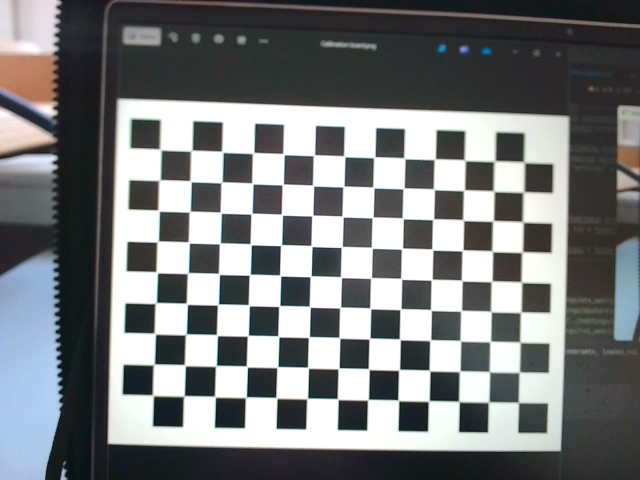
#> input picture Image preprocessing/Camera data handling/testy/System Wizyjny - blacha/frames/000000.png, 640 x 480 px
$ python -i Flood_metho.py   (imports and definitions only)
#> lines starting #> are read from the running program, lines starting #| are printed output that depends on the picture; after the words box and inside, x2 and y2 are one past the last pixel; in counts of white or black regions, pixels touching at a corner belong together
#> further down, picture is the input picture: shape (480, 640, 3); mean B, G, R 124.6, 123.5, 121
import cv2
import numpy as np
import time # Tylko do printowania co jakiś czas
import matplotlib.pyplot as plt
from matplotlib.backends.backend_pdf import PdfPages


# [59 lines left out: functions RefPoint_Detection, Calculate_angle, camera_calibration, not called in this run]


# Na podstawie problemu z odbijaniem światła,
# przedstawionego na: https://stackoverflow.com/questions/67099645/contour-detection-reduce-glare-on-image-opencv-python
# Funkcja służy do wykrycia największego elementu na obrazie.
# Warunek konieczny działania tej funkcji to jednolite tło, którego kolor nie jest podobny do koloru obiektu.
# (np. blacha na jasnoszarym stole). Z racji na statyczne położenie kamery, można dodać
def Workspace_detection(frame):
    lowerDiff = [3, 3, 3, 5]
    upperDiff = [3, 3, 3, 5]
    birdEye = np.maximum(frame, 10)
    foreground = birdEye.copy()

    height, width = frame.shape[:2]
#> height = 480; width = 640
    seeds = [(10, 10), (10, height - 10), (width - 10, 10), (width - 10, height - 10)]
    for seed in seeds:
        cv2.floodFill(foreground, None, seedPoint=seed, newVal=(0, 0, 0), loDiff=lowerDiff, upDiff=upperDiff)
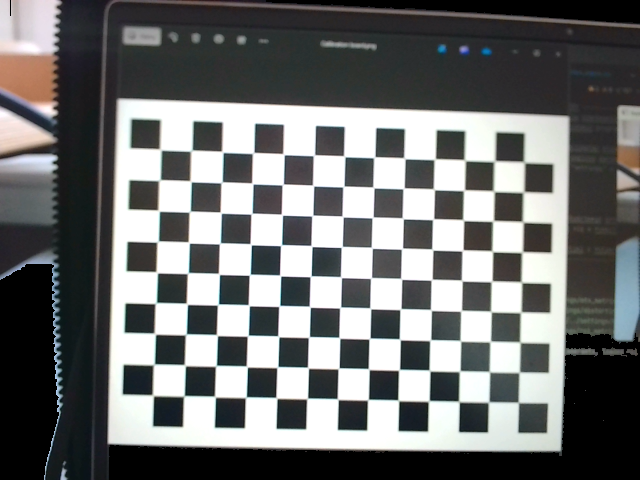
#> foreground: shape (480, 640, 3); mean B, G, R 112.3, 112.6, 111.3

    gray = cv2.cvtColor(foreground, cv2.COLOR_BGR2GRAY)
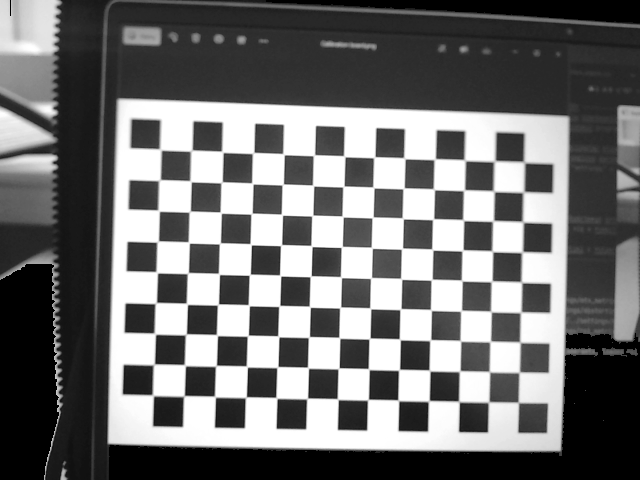
#> gray: shape (480, 640); min 0, max 255, mean 112.2
    blur = cv2.GaussianBlur(gray, (5, 5), 0)

    thresh = cv2.threshold(blur, 1, 255, cv2.THRESH_BINARY)[1]
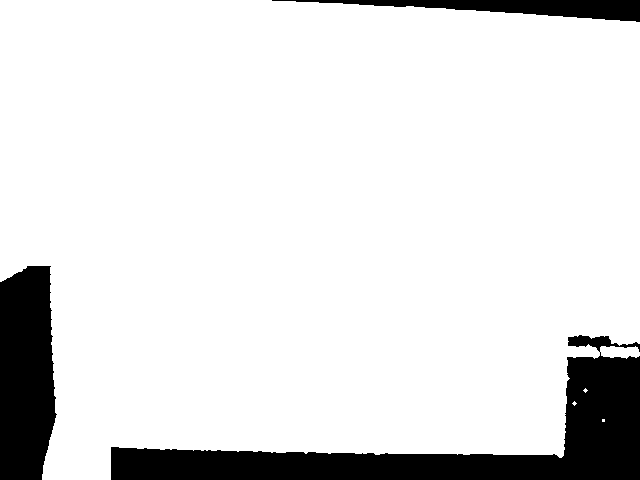
#> thresh: shape (480, 640); 88.1% white; 3 black regions, box (x1, y1, x2, y2) and area: (111, 335, 640, 480) 22066, (0, 266, 57, 480) 10650, (272, 0, 640, 22) 3718
    thresh2 = cv2.morphologyEx(thresh, cv2.MORPH_OPEN, cv2.getStructuringElement(cv2.MORPH_RECT, (7, 7)))
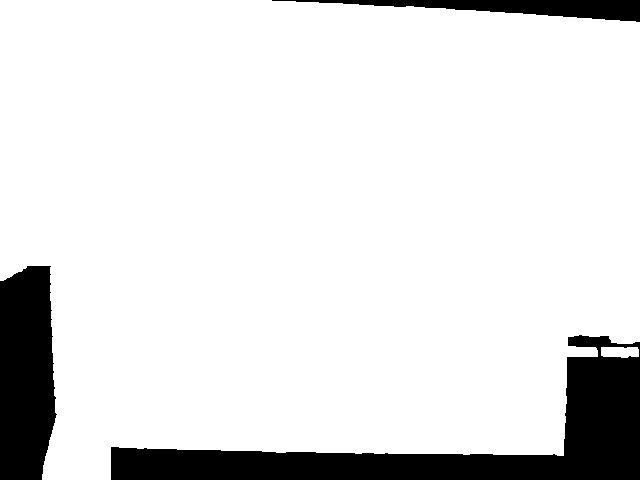
#> thresh2: shape (480, 640); 88.1% white; 3 black regions, box (x1, y1, x2, y2) and area: (111, 335, 640, 480) 22272, (0, 266, 57, 480) 10671, (272, 0, 640, 22) 3718
    thresh3 = cv2.morphologyEx(thresh2, cv2.MORPH_CLOSE, cv2.getStructuringElement(cv2.MORPH_RECT, (7, 7)))
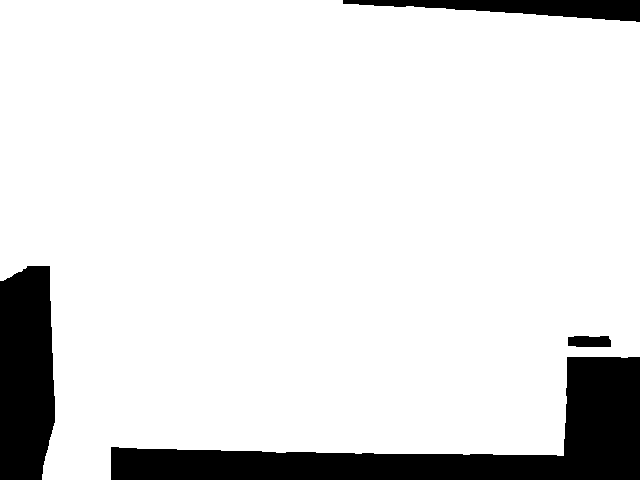
#> thresh3: shape (480, 640); 88.2% white; 4 black regions
    cntrs, _ = cv2.findContours(thresh3, cv2.RETR_EXTERNAL,cv2.CHAIN_APPROX_SIMPLE)  # Tu można zamienić na simple, jeżeli ma być wykrywany prostokątny element
#> cntrs = 1 contour; box (x1, y1, x2, y2) and area: (0, 0, 640, 480) 270192

    max_area = 0
    max_area_index = -1
    for i, cntr in enumerate(cntrs):
        area = cv2.contourArea(cntr)
        if area > max_area:
            max_area = area
            max_area_index = i
#> this loop made 1 pass
#> (area, max_area, max_area_index) on pass 1: (270191.5, 270191.5, 0)
#> after the loop, max_area = 270191.5; max_area_index = 0

    # wyznaczenie rogów prostokąta
    # https://stackoverflow.com/questions/7263621/how-to-find-corners-on-a-image-using-opencv
    arc = 0.04 * cv2.arcLength(cntrs[max_area_index], True)
#> arc = 91.08
    poly = cv2.approxPolyDP(cntrs[max_area_index], arc, True)
#> poly = [[0, 0], [42, 479], [639, 356], [639, 22]]

    if len(poly) != 4:
        return birdEye, None, thresh, blur, gray, None, None, None
    if len(poly) == 4:
        cv2.drawContours(birdEye, [poly], 0, (0), 5)
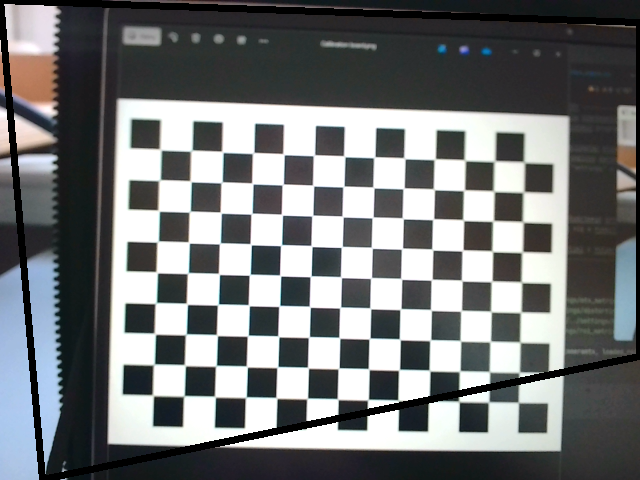
#> birdEye: shape (480, 640, 3); mean B, G, R 119.6, 118.6, 116.2
        # cv2.drawContours(birdEye, cntrs, max_area_index, (0, 255, 0), 2)
        poly = poly[np.argsort(poly[:, 0][:, 1])]
#> poly = [[0, 0], [639, 22], [639, 356], [42, 479]]
        # Rogi prostokąta
        left_upper_corner = poly[0][0]
#> left_upper_corner = [0, 0]
        left_bottom_corner = poly[1][0]
#> left_bottom_corner = [639, 22]
        right_upper_corner = poly[2][0]
#> right_upper_corner = [639, 356]
        right_bottom_corner = poly[3][0]
#> right_bottom_corner = [42, 479]
        w = int(np.sqrt(
            (right_upper_corner[0] - left_upper_corner[0]) ** 2 + (right_upper_corner[1] - left_upper_corner[1]) ** 2))
#> w = 731
        h = int(np.sqrt((right_upper_corner[0] - right_bottom_corner[0]) ** 2 + (
                    right_upper_corner[1] - right_bottom_corner[1]) ** 2))
#> h = 609
        cv2.circle(birdEye, left_bottom_corner, 5, (255, 0, 255), -1) # różowy
#> birdEye: shape (480, 640, 3); 0.01% of pixels changed, all inside (x1, y1, x2, y2) = (634, 17, 640, 28)
        cv2.circle(birdEye, right_upper_corner, 5, (0, 0, 255), -1) # czerwony
#> birdEye: shape (480, 640, 3); mean B, G, R 119.6, 118.6, 116.3
        cv2.circle(birdEye, right_bottom_corner, 5, (255, 255, 255), -1) # biały
#> birdEye: shape (480, 640, 3); mean B, G, R 119.7, 118.7, 116.3
        cv2.circle(birdEye, left_upper_corner, 5, (0, 255, 255), -1) # żółty
#> birdEye: shape (480, 640, 3); mean B, G, R 119.7, 118.7, 116.3
        pts_org = np.array([left_upper_corner, right_upper_corner, right_bottom_corner, left_bottom_corner], np.float32)
#> pts_org = [[0, 0], [639, 356], [42, 479], [639, 22]]
        pts_dst = np.array([[0, 0], [w, 0],[w, h], [0, h]], np.float32)
#> pts_dst = [[0, 0], [731, 0], [731, 609], [0, 609]]
        matrix = cv2.getPerspectiveTransform(pts_org, pts_dst)
#> matrix = [[0.0492, -1.43, 0], [0.696, -1.25, 0], [-0.000355, -0.00401, 1]]
        workplace = cv2.warpPerspective(birdEye, matrix, (w, h))
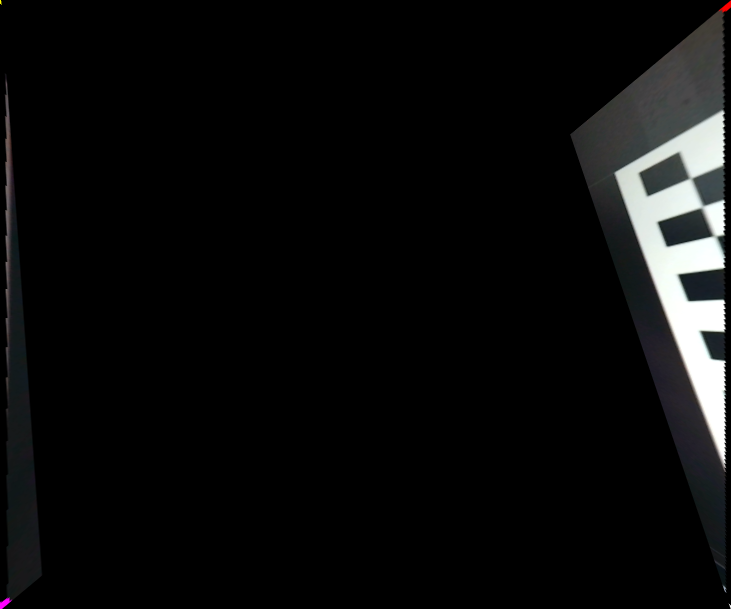
#> workplace: shape (609, 731, 3); mean B, G, R 12.1, 12, 11.7
        rect = cv2.minAreaRect(pts_org)
#> rect = ((337.1, 211.8), (634.6, 480.8), -5.01)
        angle = rect[2]
#> angle = -5.01
        if angle < -45:
            angle = -(90 + angle)
        elif angle > 45:
            angle = -(90 - angle)
        return birdEye, workplace, thresh3, blur, gray, right_bottom_corner, angle, pts_org

# [13 lines left out: function draw_line_through_points, not called in this run]

## Dolna i górna granica kolorów
# Czerwone
lower_red = np.array([167, 100, 97])
upper_red = np.array([179, 255, 255])
# Niebieskie
lower_blue = np.array([77, 127, 102])
upper_blue = np.array([111, 255, 255])
# Zielone
lower_green = np.array([34, 49, 154])
upper_green = np.array([71, 255, 255])

# [1 line not run here, left out]
last_print_time = time.time()
# [46 lines not run here, left out]
# Create a PdfPages object
pdf = PdfPages('output.pdf')

# List of images to save
# [1 line that did not run here, left out]
# [1 line that did not run here, left out]
image_names = ['thresh', 'blur', 'mask_red', 'mask_blue', 'Wykrycie zielonego', 'Kąt']

# For each image
# [30 lines not run here, left out]
# TODO - translacja powinna być podana w mm, więc trzeba przeskalować na podstawie obsługiwanej blachy, może info z CSV?

>>> import cv2
>>> picture = cv2.imread('frames/000000.png')
>>> result = Workspace_detection(picture)
#> result = 8 items

$ run again, on Image preprocessing/Camera data handling/testy/System Wizyjny - blacha/frames/000002.png
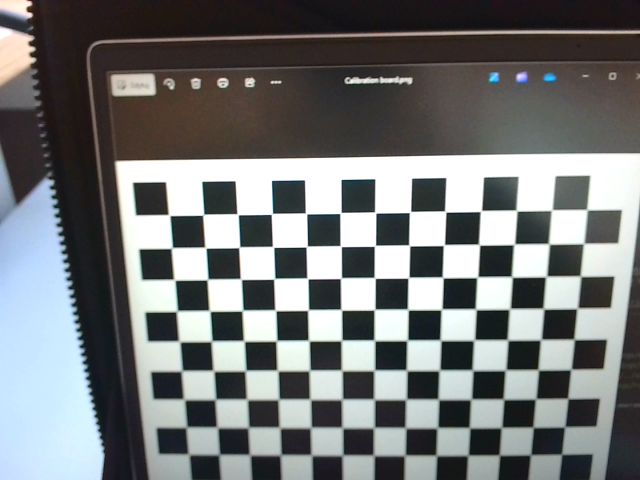
#> input picture Image preprocessing/Camera data handling/testy/System Wizyjny - blacha/frames/000002.png, 640 x 480 px
#> picture is the input picture: shape (480, 640, 3); mean B, G, R 119.7, 119.2, 116.7
#> after the loop in Workspace_detection, `for seed in seeds:`:
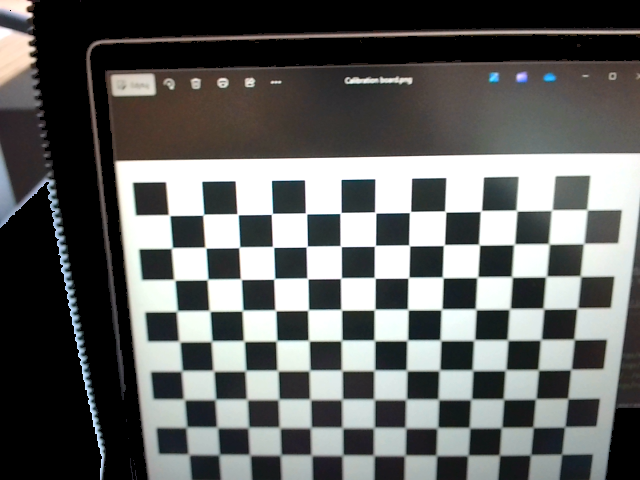
#> foreground: shape (480, 640, 3); mean B, G, R 97, 98.3, 96.6
#> thresh: shape (480, 640); 77% white; 3 black regions, box (x1, y1, x2, y2) and area: (35, 0, 640, 480) 48375, (0, 188, 99, 480) 20296, (608, 410, 640, 480) 1897
#> thresh2: shape (480, 640); 76.9% white; 3 black regions, box (x1, y1, x2, y2) and area: (35, 0, 640, 480) 48825, (0, 188, 99, 480) 20316, (608, 410, 640, 480) 1899
#> in Workspace_detection, `thresh3 = cv2.morphologyEx(thresh2, cv2.MORPH_CLOSE, cv2.getStructurin..`:
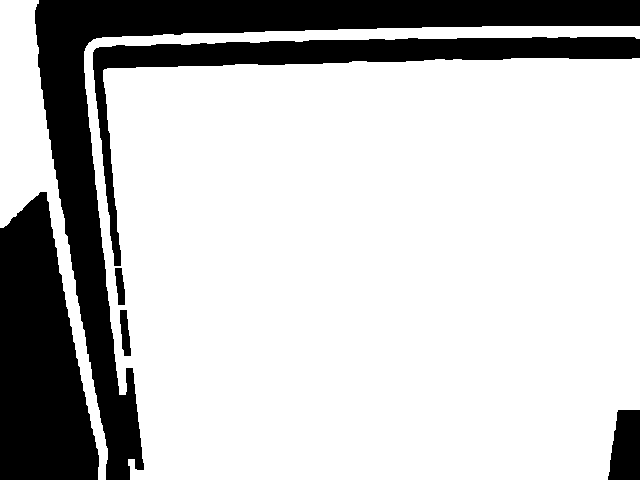
#> thresh3: shape (480, 640); 77% white; 6 black regions
#> cntrs = 2 contours; box (x1, y1, x2, y2) and area: (84, 26, 640, 480) 222530, (0, 0, 108, 480) 12188
#> the loop in Workspace_detection, `for i, cntr in enumerate(cntrs):` made 2 passes
#> area on pass 2: 12188
#> after the loop in Workspace_detection, `for i, cntr in enumerate(cntrs):`: max_area = 222530; max_area_index = 0
#> arc = 143.9
#> poly = [[639, 26], [89, 42], [130, 479], [607, 479], [639, 58], [104, 69], [114, 266], [96, 47]]
#> result = 8 items

$ run again, on Image preprocessing/Camera data handling/testy/System Wizyjny - blacha/frames/000003.png
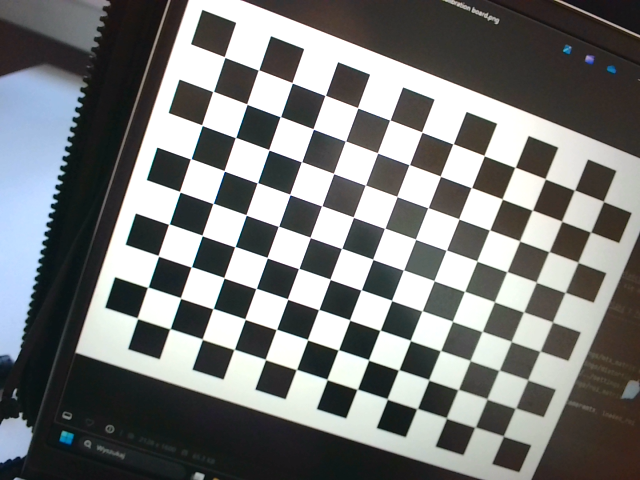
#> input picture Image preprocessing/Camera data handling/testy/System Wizyjny - blacha/frames/000003.png, 640 x 480 px
#> picture is the input picture: shape (480, 640, 3); mean B, G, R 122.2, 122.8, 120.9
#> in Workspace_detection, `thresh = cv2.threshold(blur, 1, 255, cv2.THRESH_BINARY)[1]`:
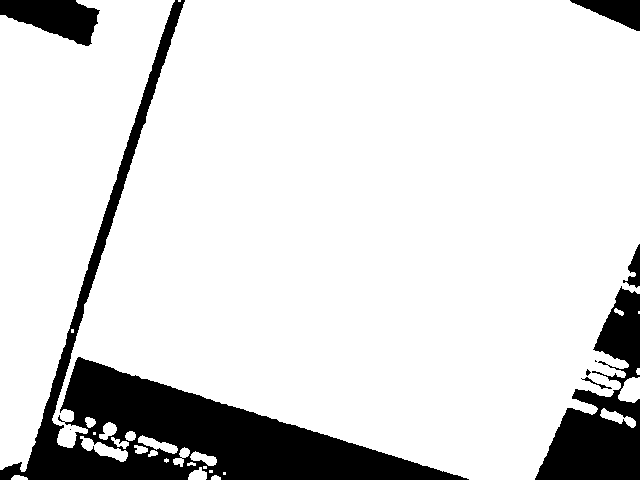
#> thresh: shape (480, 640); 86% white; 9 black regions (2 under 20 px), largest, box (x1, y1, x2, y2) and area: (0, 0, 469, 480) 29127, (535, 286, 640, 480) 9372, (0, 0, 100, 46) 2844
#> thresh2: shape (480, 640); 85.4% white; 4 black regions, box (x1, y1, x2, y2) and area: (0, 0, 469, 480) 30579, (535, 244, 640, 480) 10374, (0, 0, 100, 46) 2849, (570, 0, 640, 31) 1167
#> thresh3: shape (480, 640); 85.5% white; 5 black regions
#> cntrs = 10 contours; largest, box (x1, y1, x2, y2) and area: (72, 0, 640, 480) 216254, (0, 0, 173, 469) 42944, (144, 438, 216, 465) 428, (58, 410, 76, 447) 420, (83, 438, 127, 461) 392
#> the loop in Workspace_detection, `for i, cntr in enumerate(cntrs):` made 10 passes
#> (cntr, area, max_area) on pass 1: ([[13, 476], [13, 479], [23, 479], [23, 476]], 30, 30)
#> after the loop in Workspace_detection, `for i, cntr in enumerate(cntrs):`: max_area = 216254.5; max_area_index = 8
#> arc = 86.01
#> in Workspace_detection, `poly = cv2.approxPolyDP(cntrs[max_area_index], arc, True)`: poly = [[184, 0], [72, 356], [622, 421], [639, 31]]
#> in Workspace_detection, `poly = poly[np.argsort(poly[:, 0][:, 1])]`: poly = [[184, 0], [639, 31], [72, 356], [622, 421]]
#> left_upper_corner = [184, 0]
#> left_bottom_corner = [639, 31]
#> right_upper_corner = [72, 356]
#> right_bottom_corner = [622, 421]
#> w = 373
#> h = 553
#> pts_org = [[184, 0], [72, 356], [622, 421], [639, 31]]
#> pts_dst = [[0, 0], [373, 0], [373, 553], [0, 553]]
#> matrix = [[-0.0861, 1.26, 15.85], [1.29, 0.404, -236.5], [9.47e-05, 0.000634, 1]]
#> in Workspace_detection, `workplace = cv2.warpPerspective(birdEye, matrix, (w, h))`:
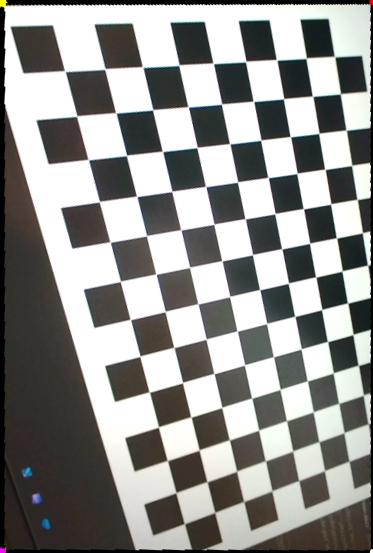
#> workplace: shape (553, 373, 3); mean B, G, R 142.1, 144.5, 144.5
#> rect = ((369.8, 195.2), (389.3, 553.8), -83.26)
#> in Workspace_detection, `angle = rect[2]`: angle = -83.26
#> in Workspace_detection, `angle = -(90 + angle)`: angle = -6.74
#> result = 8 items
